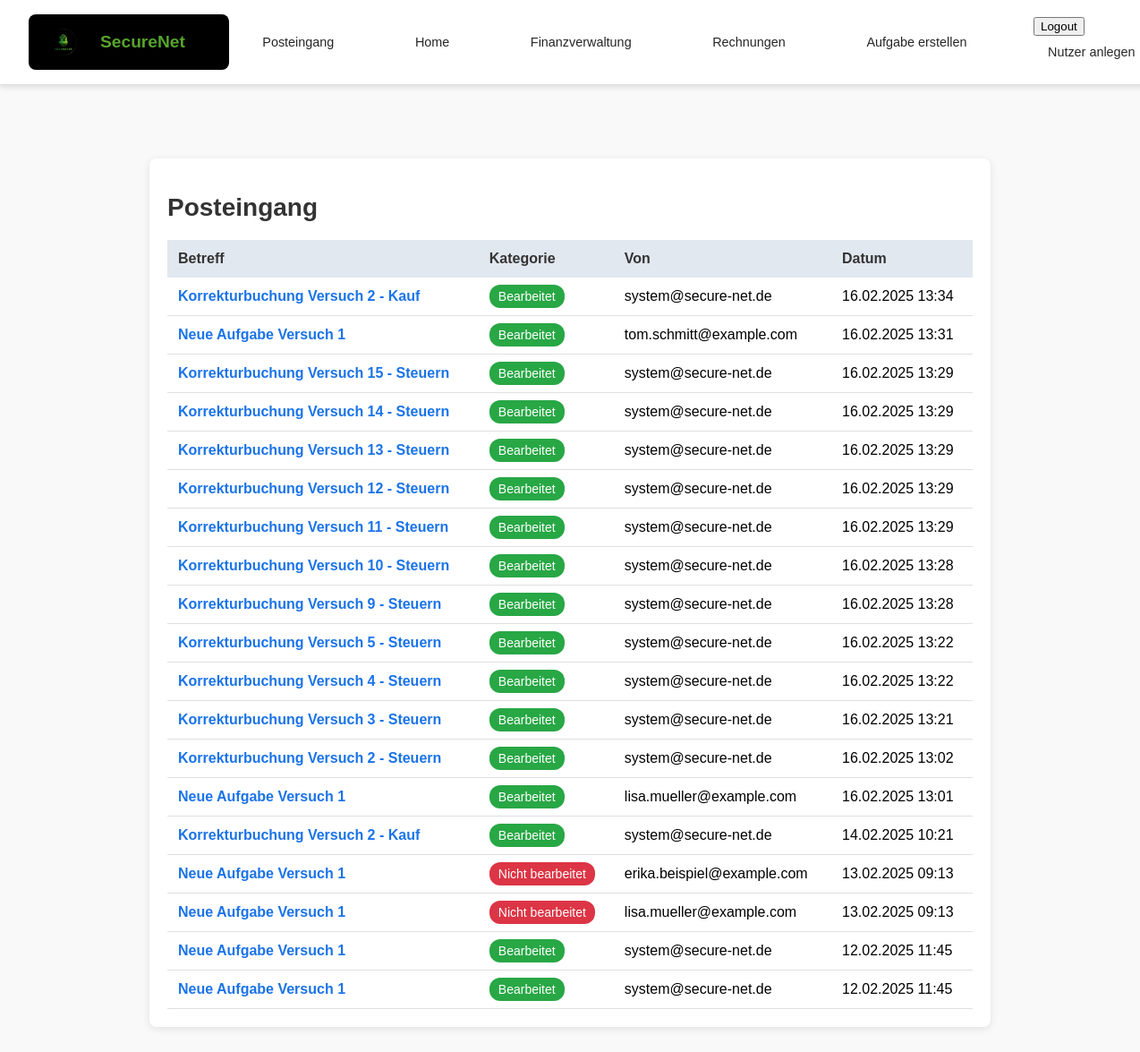
Page /posts/posteingang/ (signed in) on the committed database.
### posts/models.py (models this page shows, shortened)
class Mail(models.Model):
    nutzer = models.ForeignKey(settings.AUTH_USER_MODEL, on_delete=models.CASCADE)
    aufgabe = models.ForeignKey(Aufgabe_neu, on_delete=models.CASCADE, null=True, blank=True)
    betreff = models.CharField(max_length=255)
    mailtext = models.TextField()
    versuch = models.PositiveIntegerField(default=1)
    von = models.CharField(max_length=100, default="system@secure-net.de")
    absender_name = models.CharField(max_length=100, default="")  # Neuer Name
    absender_adresse = models.CharField(max_length=255, default="")  # Neue Adresse
    datum = models.DateTimeField(auto_now_add=True)
    status = models.CharField(max_length=50, choices=[
        ('nicht bearbeitet', 'Nicht bearbeitet'),
        ('bearbeitet', 'Bearbeitet')
    ], default='nicht bearbeitet')

### posts/views.py (the view)
# urls.py: path('posteingang/', views.posteingang, name='posteingang'),
@login_required
def posteingang(request):
    mails = Mail.objects.filter(nutzer=request.user).order_by('-datum')
    for mail in mails:
        buchung_vorhanden = Buchung.objects.filter(
            aufgabe=mail.aufgabe,
            nutzer=request.user,
            versuch=mail.versuch  # Korrekte Zuordnung zum Versuch
        ).exists()
        if buchung_vorhanden:
            mail.status = 'bearbeitet'
        mail.save()
    return render(request, 'posts/posteingang.html', {'mails': mails})

### posts/templates/posts/posteingang.html (shortened to what this page needs)
{% extends 'master_layout.html' %}
{% load static%}
{% block css %}
<link rel="stylesheet" href="{% static 'css/posteingang.css' %}">
{% endblock %}
{% block content %}
    <div class="container">
        <h1 class="title">Posteingang</h1>
        <div class="table-container">
            <table class="mail-table">
                <thead>
                    <tr>
                        <th>Betreff</th>
                        <th>Kategorie</th>
                        <th>Von</th>
                        <th>Datum</th>
                    </tr>
                </thead>
                <tbody>
                    {% for mail in mails %}
                    <tr class="mail-row" onclick="window.location='{% url 'posts:mail_detail' mail.id %}'">
                        <td>
                            <span class="mail-subject">{{ mail.betreff }}</span>
                        </td>
                        <td>
                            {% if mail.status == 'bearbeitet' %}
                                <span class="status status-bearbeitet">Bearbeitet</span>
                            {% else %}
                                <span class="status status-nicht-bearbeitet">Nicht bearbeitet</span>
                            {% endif %}
                        </td>
                        <td>{{ mail.von }}</td>
                        <td>{{ mail.datum|date:"d.m.Y H:i" }}</td>
                    </tr>
                    {% empty %}
                    <tr>
                        <td colspan="4" class="empty-row">Keine Mails verfügbar.</td>
                    </tr>
                    {% endfor %}
                </tbody>
            </table>
        </div>
    </div>
{% endblock %}

### static/css/master_layout.css (style rules this page uses)
body { margin: 0; padding: 0; font-family: Arial, sans-serif; background-color: #f9f9f9; }

### static/css/posteingang.css (style rules this page uses)
.container { max-width: 900px; margin: 50px auto; padding: 20px; background-color: #ffffff; border-radius: 8px; box-shadow: 0px 2px 8px rgba(0, 0, 0, 0.1); }
.title { font-size: 28px; color: #333333; margin-bottom: 20px; }
.table-container { overflow-x: auto; }
.mail-table { width: 100%; border-collapse: collapse; font-size: 16px; }
.mail-table th { background-color: #e2e8f0; color: #333333; padding: 12px; text-align: left; }
.mail-table td { padding: 12px; border-bottom: 1px solid #e0e0e0; cursor: pointer; }
.mail-subject { font-weight: bold; color: #1a73e8; }
.status { padding: 5px 10px; border-radius: 12px; font-size: 14px; color: #ffffff; }
.status-bearbeitet { background-color: #28a745; }
.status-nicht-bearbeitet { background-color: #dc3545; }

### rows in the picture
Mail: betreff "Korrekturbuchung Versuch 2 - Kauf", status "Bearbeitet", von "system@secure-net.de", datum "16.02.2025 13:34"
Mail: betreff "Neue Aufgabe Versuch 1", status "Bearbeitet", von "tom.schmitt@example.com", datum "16.02.2025 13:31"
Mail: betreff "Korrekturbuchung Versuch 15 - Steuern", status "Bearbeitet", von "system@secure-net.de", datum "16.02.2025 13:29"
Mail: betreff "Korrekturbuchung Versuch 14 - Steuern", status "Bearbeitet", von "system@secure-net.de", datum "16.02.2025 13:29"
Mail: betreff "Korrekturbuchung Versuch 13 - Steuern", status "Bearbeitet", von "system@secure-net.de", datum "16.02.2025 13:29"
Mail: betreff "Korrekturbuchung Versuch 12 - Steuern", status "Bearbeitet", von "system@secure-net.de", datum "16.02.2025 13:29"
Mail: betreff "Korrekturbuchung Versuch 11 - Steuern", status "Bearbeitet", von "system@secure-net.de", datum "16.02.2025 13:29"
Mail: betreff "Korrekturbuchung Versuch 10 - Steuern", status "Bearbeitet", von "system@secure-net.de", datum "16.02.2025 13:28"
Mail: betreff "Korrekturbuchung Versuch 9 - Steuern", status "Bearbeitet", von "system@secure-net.de", datum "16.02.2025 13:28"
Mail: betreff "Korrekturbuchung Versuch 5 - Steuern", status "Bearbeitet", von "system@secure-net.de", datum "16.02.2025 13:22"
Mail: betreff "Korrekturbuchung Versuch 4 - Steuern", status "Bearbeitet", von "system@secure-net.de", datum "16.02.2025 13:22"
Mail: betreff "Korrekturbuchung Versuch 3 - Steuern", status "Bearbeitet", von "system@secure-net.de", datum "16.02.2025 13:21"
Mail: betreff "Korrekturbuchung Versuch 2 - Steuern", status "Bearbeitet", von "system@secure-net.de", datum "16.02.2025 13:02"
Mail: betreff "Neue Aufgabe Versuch 1", status "Bearbeitet", von "lisa.mueller@example.com", datum "16.02.2025 13:01"
Mail: betreff "Korrekturbuchung Versuch 2 - Kauf", status "Bearbeitet", von "system@secure-net.de", datum "14.02.2025 10:21"
Mail: betreff "Neue Aufgabe Versuch 1", status "Nicht bearbeitet", von "erika.beispiel@example.com", datum "13.02.2025 09:13"
Mail: betreff "Neue Aufgabe Versuch 1", status "Nicht bearbeitet", von "lisa.mueller@example.com", datum "13.02.2025 09:13"
Mail: betreff "Neue Aufgabe Versuch 1", status "Bearbeitet", von "system@secure-net.de", datum "12.02.2025 11:45"
Mail: betreff "Neue Aufgabe Versuch 1", status "Bearbeitet", von "system@secure-net.de", datum "12.02.2025 11:45"
